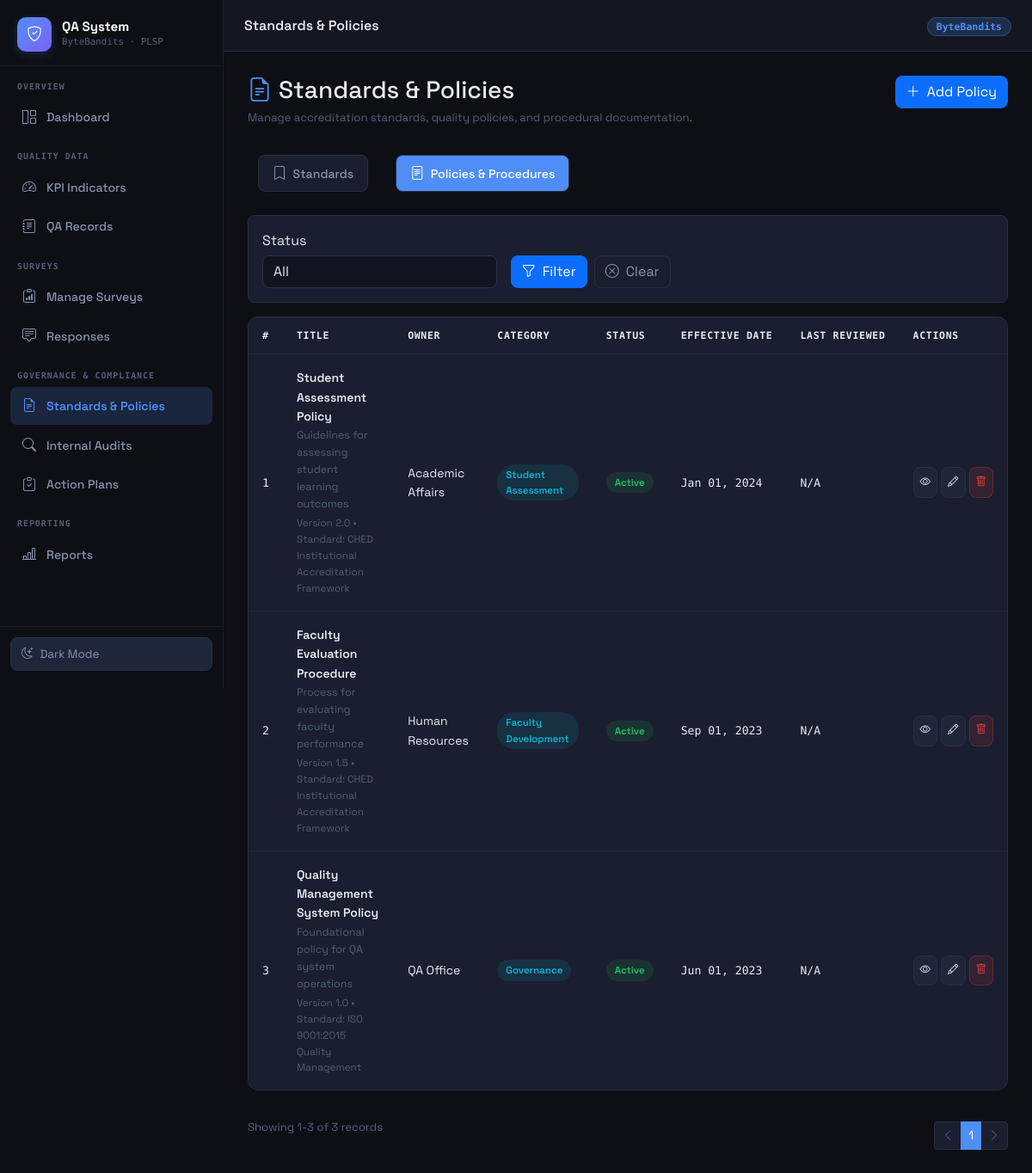
The page /pages/standards.php?type=policies on the database as committed earlier.
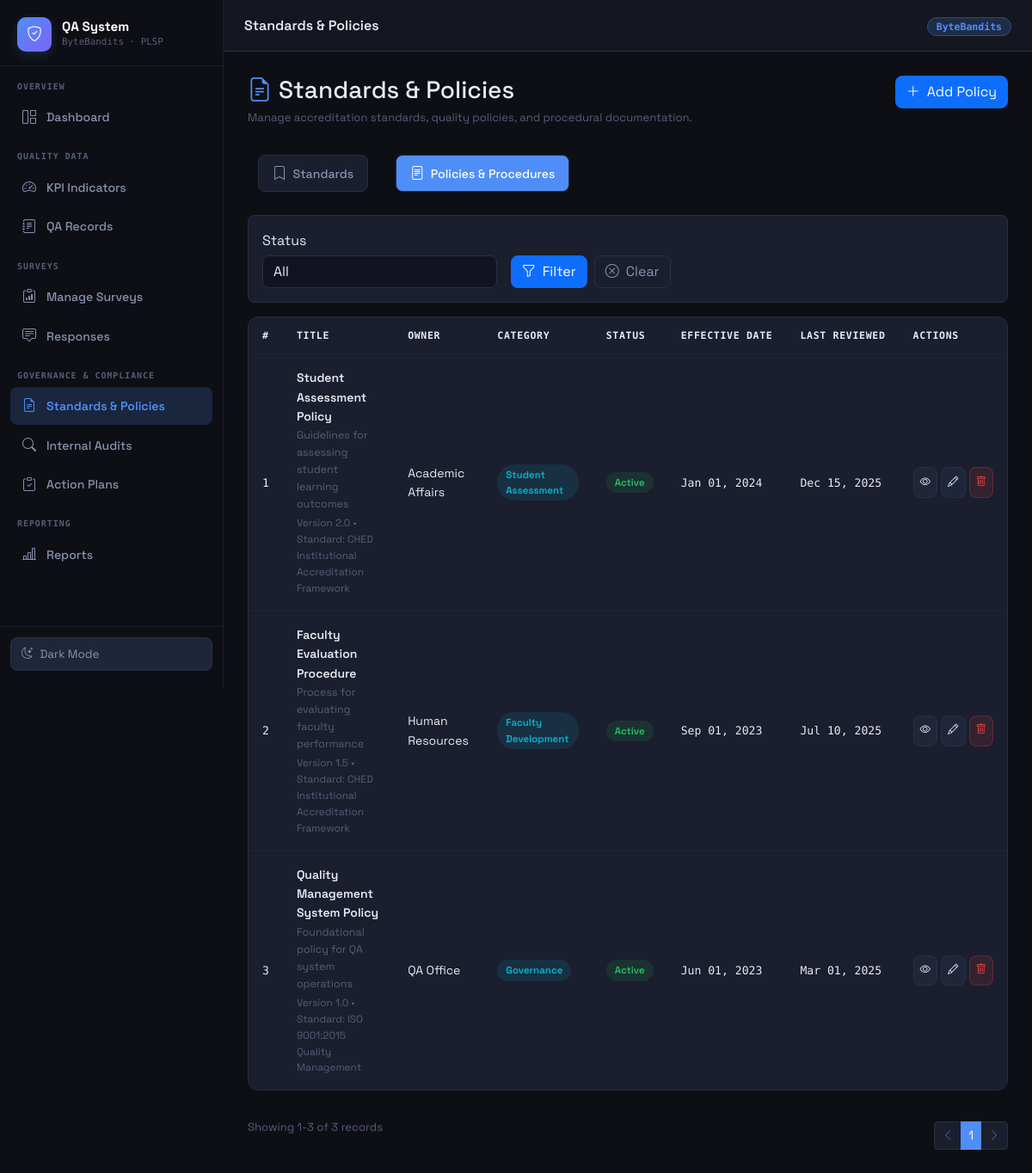
The same page on the database as committed later.
### tables this page shows
CREATE TABLE IF NOT EXISTS qa_policies (
    policy_id       INT AUTO_INCREMENT PRIMARY KEY,
    title           VARCHAR(200)        NOT NULL,
    description     TEXT,
    category        VARCHAR(100),        
    standard_id     INT,
    document_url    VARCHAR(1024),       
    version         VARCHAR(20) DEFAULT '1.0',
    effective_date  DATE,
    expiry_date     DATE,
    status          ENUM('Draft','Active','Archived') DEFAULT 'Draft',
    owner           VARCHAR(100),        
    last_reviewed   DATE,
    created_at      TIMESTAMP           DEFAULT CURRENT_TIMESTAMP,
    updated_at      TIMESTAMP           DEFAULT CURRENT_TIMESTAMP ON UPDATE CURRENT_TIMESTAMP,
    CONSTRAINT fk_policy_standard FOREIGN KEY (standard_id) REFERENCES qa_standards(standard_id) ON DELETE SET NULL
);

CREATE TABLE IF NOT EXISTS qa_standards (
    standard_id     INT AUTO_INCREMENT PRIMARY KEY,
    title           VARCHAR(200)        NOT NULL,
    description     TEXT,
    compliance_body VARCHAR(100),        
    category        VARCHAR(100),        
    status          ENUM('Active','Archived') DEFAULT 'Active',
    effective_date  DATE,
    review_date     DATE,
    created_by      VARCHAR(100),
    created_at      TIMESTAMP           DEFAULT CURRENT_TIMESTAMP,
    updated_at      TIMESTAMP           DEFAULT CURRENT_TIMESTAMP ON UPDATE CURRENT_TIMESTAMP
);

### pages/standards.php (the view, shortened to what this page needs)
<?php
$page_title = 'Standards & Policies';
$conn = getConnection();
$per_page = 10;
$page = max(1, (int)($_GET['page'] ?? 1));
$type_filter = strtolower(trim($_GET['type'] ?? 'standards'));
$is_policy = $type_filter === 'policies';
$record_label = $is_policy ? 'Policy' : 'Standard';
$record_label_plural = $is_policy ? 'Policies' : 'Standards';
$body_label = $is_policy ? 'Owner' : 'Compliance Body';
$review_label = $is_policy ? 'Last Reviewed' : 'Review Date';
$where = [];
$params = [];
$types = '';
$where_sql = $where ? 'WHERE ' . implode(' AND ', $where) : '';
$count_sql = $is_policy
    ? "SELECT COUNT(*) AS c FROM qa_policies p {$where_sql}"
    : "SELECT COUNT(*) AS c FROM qa_standards s {$where_sql}";
$count_stmt = $conn->prepare($count_sql);
$count_stmt->execute();
$total = (int)($count_stmt->get_result()->fetch_assoc()['c'] ?? 0);
$offset = ($page - 1) * $per_page;
if ($is_policy) {
    $list_sql = "
        SELECT
            p.policy_id AS rec_id,
            p.title,
            p.description,
            p.category,
            p.status,
            p.effective_date,
            p.expiry_date,
            p.owner AS body_name,
            p.last_reviewed AS review_date,
            p.standard_id,
            p.document_url,
            p.version,
            st.title AS standard_title
        FROM qa_policies p
        LEFT JOIN qa_standards st ON p.standard_id = st.standard_id
        {$where_sql}
        ORDER BY p.created_at DESC
        LIMIT ? OFFSET ?
    ";
}
$list_stmt = $conn->prepare($list_sql);
$list_params = array_merge($params, [$per_page, $offset]);
$list_stmt->bind_param($types . 'ii', ...$list_params);
$list_stmt->execute();
$records = [];
$result = $list_stmt->get_result();
while ($row = $result->fetch_assoc()) {
    $records[] = $row;
}
$status_badges = [
    'Draft' => 'badge-draft',
    'Active' => 'badge-active',
    'Archived' => 'badge-inactive',
];
$format_date = static function (?string $value): string {
    if ($value === null || $value === '') {
        return 'N/A';
    }
    $ts = strtotime($value);
    if ($ts === false) {
        return 'N/A';
    }
    return date('M d, Y', $ts);
};
require_once __DIR__ . '/../includes/header.php';
?>
<div class="d-flex flex-wrap justify-content-between align-items-start gap-3 mb-4">
    <div>
        <h1 class="h3 mb-1 d-flex align-items-center gap-2">
            <i class="bi bi-file-earmark-text text-accent"></i>
            Standards & Policies
        </h1>
        <p class="text-muted-qa mb-0">
            Manage accreditation standards, quality policies, and procedural documentation.
        </p>
    </div>
    <button
        type="button"
        class="btn btn-primary d-inline-flex align-items-center gap-2"
        data-bs-toggle="modal"
        data-bs-target="#stdModal"
        onclick="openAdd()"
    >
        <i class="bi bi-plus-lg"></i>
        Add <?= htmlspecialchars($record_label) ?>
    </button>
</div>
<ul class="nav nav-pills gap-2 mb-3">
    <li class="nav-item">
        <a href="standards.php?type=standards" class="nav-link <?= $is_policy ? '' : 'active' ?>">
            <i class="bi bi-bookmark me-1"></i>
            Standards
        </a>
    </li>
    <li class="nav-item">
        <a href="standards.php?type=policies" class="nav-link <?= $is_policy ? 'active' : '' ?>">
            <i class="bi bi-file-text me-1"></i>
            Policies & Procedures
        </a>
    </li>
</ul>
<div class="card border-0 mb-3" style="background:var(--bg-card);border:1px solid var(--border) !important;">
    <div class="card-body">
        <div class="row g-3 align-items-end">
            <div class="col-12 col-sm-6 col-lg-4">
                <label for="f-status" class="form-label mb-1">Status</label>
                <select id="f-status" class="form-select">
                    <option value="">All</option>
                </select>
            </div>
            <div class="col-12 col-sm-6 col-lg-8 d-flex flex-wrap gap-2">
                <button type="button" class="btn btn-primary d-inline-flex align-items-center gap-2" onclick="applyFilters()">
                    <i class="bi bi-funnel"></i>
                    Filter
                </button>
                <a href="standards.php?type=<?= urlencode($type_filter) ?>" class="btn btn-outline-secondary d-inline-flex align-items-center gap-2">
                    <i class="bi bi-x-circle"></i>
                    Clear
                </a>
            </div>
        </div>
    </div>
</div>
<div class="qa-card p-0">
    <div class="qa-table-wrapper table-responsive" style="border:none;border-radius:var(--radius)">
        <table class="table qa-table table-sm align-middle">
            <thead>
                <tr>
                    <th>#</th>
                    <th>Title</th>
                    <th><?= htmlspecialchars($body_label) ?></th>
                    <th>Category</th>
                    <th>Status</th>
                    <th>Effective Date</th>
                    <th><?= htmlspecialchars($review_label) ?></th>
                    <th>Actions</th>
                </tr>
            </thead>
            <tbody>
                <?php if (empty($records)): ?>
                    <tr>
                        <td colspan="8"><div class="empty-state"><i class="bi bi-inbox"></i><p>No <?= htmlspecialchars(strtolower($record_label_plural)) ?> found</p></div></td>
                    </tr>
                <?php else: ?>
                    <?php $n = $offset + 1; ?>
                    <?php foreach ($records as $rec): ?>
                        <?php
                        $description = trim((string)($rec['description'] ?? ''));
                        $desc_preview = $description;
                        $status_value = (string)($rec['status'] ?? '');
                        $status_class = $status_badges[$status_value] ?? 'badge-inactive';
                        ?>
                        <tr>
                            <td class="text-muted-qa mono"><?= $n++ ?></td>
                            <td>
                                <div class="fw-600"><?= htmlspecialchars((string)($rec['title'] ?? '')) ?></div>
                                <div class="text-muted-qa" style="font-size:0.78rem;margin-top:2px"><?= htmlspecialchars($desc_preview) ?></div>
                                <?php if ($is_policy): ?>
                                    <div class="text-muted-qa" style="font-size:0.74rem;margin-top:2px">
                                        Version <?= htmlspecialchars((string)(($rec['version'] ?? '') !== '' ? $rec['version'] : 'N/A')) ?>
                                        <?php if (!empty($rec['standard_title'])): ?>
                                            • Standard: <?= htmlspecialchars((string)$rec['standard_title']) ?>
                                        <?php endif; ?>
                                    </div>
                                <?php endif; ?>
                            </td>
                            <td><?= htmlspecialchars((string)($rec['body_name'] ?? 'N/A')) ?></td>
                            <td><span class="badge-status badge-pending"><?= htmlspecialchars((string)($rec['category'] ?? 'N/A')) ?></span></td>
                            <td>
                                <span class="badge-status <?= $status_class ?>">
                                    <?= htmlspecialchars($status_value === '' ? 'N/A' : $status_value) ?>
                                </span>
                            </td>
                            <td class="mono"><?= htmlspecialchars($format_date($rec['effective_date'] ?? null)) ?></td>
                            <td class="mono"><?= htmlspecialchars($format_date($rec['review_date'] ?? null)) ?></td>
                            <td>
                                <div class="d-flex gap-1">
                                    <button
                                        type="button"
                                        class="btn-qa btn-qa-secondary btn-qa-sm btn-qa-icon"
                                        onclick='viewRecord(<?= json_encode($rec, JSON_HEX_TAG | JSON_HEX_APOS | JSON_HEX_AMP | JSON_HEX_QUOT) ?>)'
                                        title="View"
                                    >
                                        <i class="bi bi-eye"></i>
                                    </button>
                                    <button
                                        type="button"
                                        class="btn-qa btn-qa-secondary btn-qa-sm btn-qa-icon"
                                        onclick='editRecord(<?= json_encode($rec, JSON_HEX_TAG | JSON_HEX_APOS | JSON_HEX_AMP | JSON_HEX_QUOT) ?>)'
                                        title="Edit"
                                    >
                                        <i class="bi bi-pencil"></i>
                                    </button>
                                    <button
                                        type="button"
                                        class="btn-qa btn-qa-danger btn-qa-sm btn-qa-icon"
                                        onclick="deleteRecord(<?= (int)($rec['rec_id'] ?? 0) ?>)"
                                        title="Delete"
                                    >
                                        <i class="bi bi-trash"></i>
                                    </button>
                                </div>
                            </td>
                        </tr>
                    <?php endforeach; ?>
                <?php endif; ?>
            </tbody>
        </table>
    </div>
</div>
<div class="d-flex justify-content-between align-items-center mt-3 flex-wrap gap-2">
    <span class="text-muted-qa">Showing <?= min($offset + 1, $total) ?>-<?= min($offset + $per_page, $total) ?> of <?= $total ?> records</span>
    <div id="paginationContainer" class="qa-pagination"></div>
</div>
<?php
require_once __DIR__ . '/../includes/footer.php';
?>

### includes/header.php (shortened to what this page needs)
<?php
$current_page = basename($_SERVER['PHP_SELF'], '.php');
?>
<!DOCTYPE html>
<html lang="en" data-theme="dark">
<head>
    <link rel="stylesheet" href="https://cdn.jsdelivr.net/npm/bootstrap@5.3.3/dist/css/bootstrap.min.css">
    <link rel="stylesheet" href="https://cdn.jsdelivr.net/npm/bootstrap-icons@1.11.3/font/bootstrap-icons.min.css">
    <link rel="stylesheet" href="/qa_system/assets/css/main.css?v=<?= filemtime(__DIR__ . '/../assets/css/main.css') ?>">
</head>
<body>
<div class="sidebar" id="sidebar">
    <div class="sidebar-brand">
        <div class="brand-icon">
            <i class="bi bi-shield-check"></i>
        </div>
        <div class="brand-text">
            <span class="brand-name">QA System</span>
            <span class="brand-sub">ByteBandits · PLSP</span>
        </div>
    </div>
    <nav class="sidebar-nav">
        <div class="nav-label">OVERVIEW</div>
        <a href="/qa_system/pages/dashboard.php" class="nav-item <?= in_array($current_page, ['index', 'dashboard'], true) ? 'active' : '' ?>">
            <i class="bi bi-grid-1x2"></i>
            <span>Dashboard</span>
        </a>
        <div class="nav-label mt-3">QUALITY DATA</div>
        <a href="/qa_system/pages/indicators.php" class="nav-item <?= $current_page === 'indicators' ? 'active' : '' ?>">
            <i class="bi bi-speedometer2"></i>
            <span>KPI Indicators</span>
        </a>
        <a href="/qa_system/pages/records.php" class="nav-item <?= $current_page === 'records' ? 'active' : '' ?>">
            <i class="bi bi-journal-text"></i>
            <span>QA Records</span>
        </a>
        <div class="nav-label mt-3">SURVEYS</div>
        <a href="/qa_system/pages/surveys.php" class="nav-item <?= $current_page === 'surveys' ? 'active' : '' ?>">
            <i class="bi bi-clipboard-data"></i>
            <span>Manage Surveys</span>
        </a>
        <a href="/qa_system/pages/responses.php" class="nav-item <?= $current_page === 'responses' ? 'active' : '' ?>">
            <i class="bi bi-chat-square-text"></i>
            <span>Responses</span>
        </a>
        <div class="nav-label mt-3">GOVERNANCE & COMPLIANCE</div>
        <a href="/qa_system/pages/standards.php" class="nav-item <?= $current_page === 'standards' ? 'active' : '' ?>">
            <i class="bi bi-file-earmark-text"></i>
            <span>Standards & Policies</span>
        </a>
        <a href="/qa_system/pages/audits.php" class="nav-item <?= $current_page === 'audits' ? 'active' : '' ?>">
            <i class="bi bi-search"></i>
            <span>Internal Audits</span>
        </a>
        <a href="/qa_system/pages/action_plans.php" class="nav-item <?= $current_page === 'action_plans' ? 'active' : '' ?>">
            <i class="bi bi-clipboard-check"></i>
            <span>Action Plans</span>
        </a>
        <div class="nav-label mt-3">REPORTING</div>
        <a href="/qa_system/pages/reports.php" class="nav-item <?= $current_page === 'reports' ? 'active' : '' ?>">
            <i class="bi bi-bar-chart-line"></i>
            <span>Reports</span>
        </a>
    </nav>
    <div class="sidebar-footer">
        <button class="theme-toggle" onclick="toggleTheme()" title="Toggle dark/light mode">
            <i class="bi bi-moon-stars" id="theme-icon"></i>
            <span id="theme-label">Dark Mode</span>
        </button>
    </div>
</div>
<div class="main-wrapper" id="mainWrapper">
    <header class="topbar">
        <div class="topbar-title"><?= htmlspecialchars($page_title ?? 'Dashboard') ?></div>
        <div class="topbar-right">
            <span class="badge-team">ByteBandits</span>
        </div>
    </header>
    <main class="page-content">

### includes/footer.php (shortened to what this page needs)
    </main>
</div>
</body>
</html>

Rows that differ between the two databases and show on the page:
changed qa_policies "Student Assessment Policy": last_reviewed "N/A" → "Dec 15, 2025"
changed qa_policies "Faculty Evaluation Procedure": last_reviewed "N/A" → "Jul 10, 2025"
changed qa_policies "Quality Management System Policy": last_reviewed "N/A" → "Mar 01, 2025"
